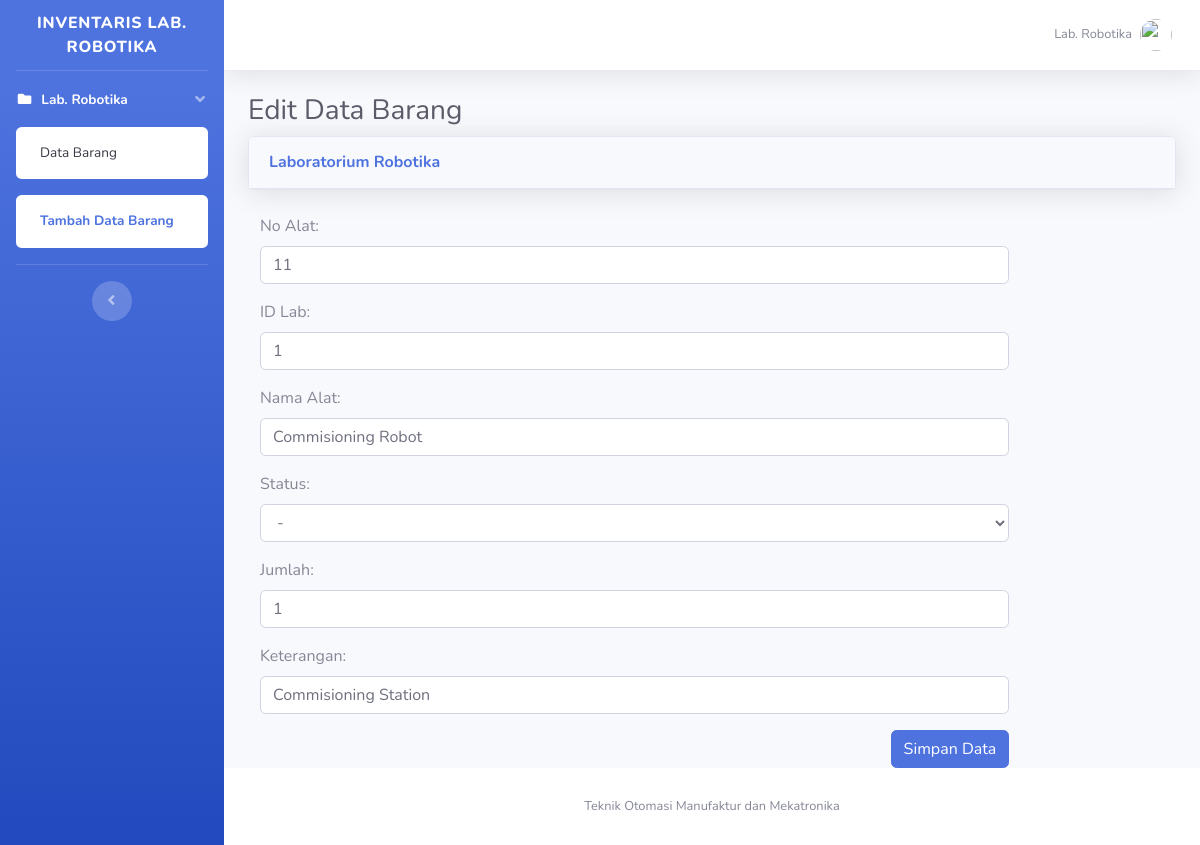
The page /lab_robotika/edit_barang.php?id_alat=11 on the database its author committed.
### tables this page shows
CREATE TABLE `t_laboratorium` (
  `id_lab` int(4) UNSIGNED NOT NULL,
  `nama_lab` varchar(50) NOT NULL,
  `ka_lab` varchar(20) NOT NULL,
  `username` varchar(30) NOT NULL,
  `password` varchar(40) NOT NULL
);

CREATE TABLE `t_alat` (
  `id_alat` float NOT NULL,
  `id_lab` int(10) UNSIGNED NOT NULL,
  `nama_alat` varchar(50) NOT NULL,
  `status_alat` varchar(10) NOT NULL,
  `jumlah_alat` varchar(20) NOT NULL,
  `keterangan` varchar(40) NOT NULL,
  `status_pinjam` varchar(20) NOT NULL DEFAULT 'Belum dipinjam'
);

### lab_robotika/edit_barang.php (the view, shortened to what this page needs)
<?php
    include "../config.php";
    $id_alat = $_GET['id_alat'];
    $query = mysqli_query($koneksi,"SELECT * FROM t_alat WHERE id_alat = '$id_alat'");
    $data_alat = mysqli_fetch_array($query);
    $query_lab = mysqli_query($koneksi,"SELECT * FROM t_laboratorium");
    $data_lab = mysqli_fetch_array($query_lab);
?>
<!DOCTYPE html>
<html lang="en">
    <head>
        <link href="../vendor/fontawesome-free/css/all.min.css" rel="stylesheet" type="text/css">
        <link href="../css/sb-admin-2.min.css" rel="stylesheet">
        <link href="../vendor/datatables/dataTables.bootstrap4.min.css" rel="stylesheet">
    </head>
    <body id="page-top">
        <div id="wrapper">
            <ul class="navbar-nav bg-gradient-primary sidebar sidebar-dark accordion" id="accordionSidebar">
                <a class="sidebar-brand d-flex align-items-center justify-content-center" href="index.php">
                <div class="sidebar-brand-text mx-3">Inventaris <?=$data_lab['nama_lab'];?></div>
                </a>
                <hr class="sidebar-divider my-0">
                <li class="nav-item active">
                    <a class="nav-link" href="#" data-toggle="collapse" data-target="#collapsePages" aria-expanded="true" aria-controls="collapsePages">
                        <i class="fas fa-fw fa-folder"></i>
                        <span><?=$data_lab['nama_lab'];?></span>
                    </a>
                    <div id="collapsePages" class="collapse show" aria-labelledby="headingPages" data-parent="#accordionSidebar">
                        <div class="bg-white py-2 collapse-inner rounded">
                            <a class="collapse-item" href="index.php">Data Barang</a>
                        </div>
                    </div>
                    <div id="collapsePages" class="collapse show" aria-labelledby="headingPages" data-parent="#accordionSidebar">
                        <div class="bg-white py-2 collapse-inner rounded">
                            <a class="collapse-item active" href="tambah_barang.php">Tambah Data Barang</a>
                        </div>
                    </div>
                </li>
                <hr class="sidebar-divider d-none d-md-block">
                <div class="text-center d-none d-md-inline">
                    <button class="rounded-circle border-0" id="sidebarToggle"></button>
                </div>
            </ul>
            <div id="content-wrapper" class="d-flex flex-column">
                <div id="content">
                    <nav class="navbar navbar-expand navbar-light bg-white topbar mb-4 static-top shadow">
                        <ul class="navbar-nav ml-auto">
                            <li class="nav-item dropdown no-arrow">
                                <a class="nav-link dropdown-toggle" href="#" id="userDropdown" role="button" data-toggle="dropdown" aria-haspopup="true" aria-expanded="false">
                                    <span class="mr-2 d-none d-lg-inline text-gray-600 small"><?=$data_lab['nama_lab'];?></span>
                                    <img class="img-profile rounded-circle" src="img/Black.png">
                                </a>
                            </li>
                        </ul>
                    </nav>
                    <div class="container-fluid">
                        <h1 class="h3 mb-2 text-gray-800">Edit Data Barang</h1>
                        <div class="card shadow mb-4">
                            <div class="card-header py-3">
                                <h6 class="m-0 font-weight-bold text-primary">Laboratorium Robotika</h6>
                            </div>
                        </div>
                        <form class="form-horizontal" action="edit-process.php" method="post" enctype="multipart/form-data">
                            <div class="form-group">
                                <label class="control-label col-sm-2" for="id_alat">No Alat:</label>
                                <div class="col-sm-10">
                                    <input type="text" class="form-control" name="id_alat" id="id_alat" value="<?php echo $data_alat['id_alat'];?>" required>
                                </div>
                            </div>
                            <div class="form-group">
                                <label class="control-label col-sm-2" for="id_lab">ID Lab: </label>
                                <div class="col-sm-10">
                                    <input type="number" class="form-control" name="id_lab" id="id_lab" value="<?php echo $data_alat['id_lab'];?>" required>
                                </div>
                            </div>
                            <div class="form-group">
                                <label class="control-label col-sm-2" for="nama_alat">Nama Alat:</label>
                                <div class="col-sm-10">
                                    <input type="text" class="form-control" name="nama_alat" id="nama_alat" value="<?php echo $data_alat['nama_alat'];?>" required>
                                </div>
                            </div>
                            <div class="form-group">
                                <label class="control-label col-sm-2" for="status">Status:</label>
                                <div class="col-sm-10">
                                    <select id="status_alat" name="status_alat" class="form-control">
                                        <option value="" >-</option>
                                    </select>
                                </div>
                            </div>
                            <div class="form-group">
                                <label class="control-label col-sm-2" for="jumlah_alat">Jumlah:</label>
                                <div class="col-sm-10">
                                    <input type="number" class="form-control" name="jumlah_alat" id="jumlah_alat" value="<?php echo $data_alat['jumlah_alat'];?>" required>
                                </div>
                            </div>
                            <div class="form-group">
                                <label class="control-label col-sm-2" for="keterangan">Keterangan:</label>
                                <div class="col-sm-10">
                                    <input type="text" class="form-control" name="keterangan" id="keterangan" value="<?php echo $data_alat['keterangan'];?>" required>
                                </div>
                            </div>
                            <div class="form-group">
                                <div class="col-sm-offset-10 col-lg-10">
                                    <button type="submit" class="btn btn-primary float-right" name="simpan">Simpan Data</button>
                                </div>
                            </div>
                        </form>
                    </div>
                </div>
                <footer class="sticky-footer bg-white">
                    <div class="container my-auto">
                        <div class="copyright text-center my-auto">
                            <span>Teknik Otomasi Manufaktur dan Mekatronika</span>
                        </div>
                    </div>
                </footer>
            </div>
        </div>
    </body>
</html>

### rows shown on the page
t_laboratorium: nama_lab "LAB. ROBOTIKA", nama_lab "Lab. Robotika"
t_alat: id_alat "11", id_lab "1", nama_alat "Commisioning Robot", jumlah_alat "1", keterangan "Commisioning Station"
